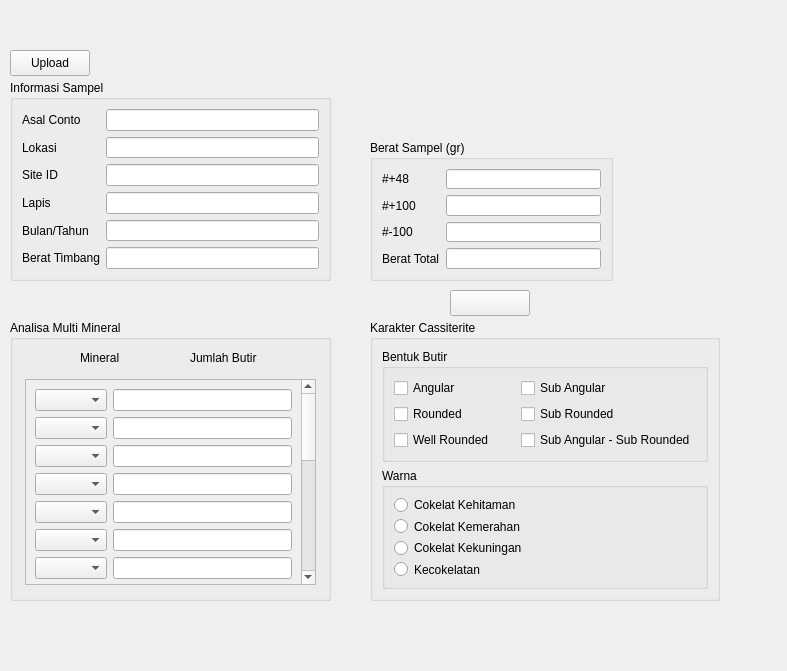
<?xml version="1.0" encoding="UTF-8"?>
<ui version="4.0">
 <class>FormGca3F</class>
 <widget class="QWidget" name="FormGca3F">
  <property name="geometry">
   <rect>
    <x>0</x>
    <y>0</y>
    <width>787</width>
    <height>671</height>
   </rect>
  </property>
  <property name="windowTitle">
   <string>Form GCA 3 Fraksi</string>
  </property>
  <property name="windowIcon">
   <iconset resource="Icons/right-arrow_664866.qrc">
    <normaloff>:/Main/home_1946488.png</normaloff>:/Main/home_1946488.png</iconset>
  </property>
  <widget class="QGroupBox" name="groupBox">
   <property name="geometry">
    <rect>
     <x>10</x>
     <y>80</y>
     <width>321</width>
     <height>201</height>
    </rect>
   </property>
   <property name="title">
    <string>Informasi Sampel</string>
   </property>
   <layout class="QFormLayout" name="formLayout">
    <item row="0" column="1">
     <widget class="QLineEdit" name="txtAsal"/>
    </item>
    <item row="1" column="0">
     <widget class="QLabel" name="label_2">
      <property name="text">
       <string>Lokasi</string>
      </property>
     </widget>
    </item>
    <item row="1" column="1">
     <widget class="QLineEdit" name="txtLok"/>
    </item>
    <item row="2" column="0">
     <widget class="QLabel" name="label_3">
      <property name="text">
       <string>Site ID</string>
      </property>
     </widget>
    </item>
    <item row="2" column="1">
     <widget class="QLineEdit" name="txtSiteID"/>
    </item>
    <item row="3" column="0">
     <widget class="QLabel" name="label_4">
      <property name="text">
       <string>Lapis</string>
      </property>
     </widget>
    </item>
    <item row="3" column="1">
     <widget class="QLineEdit" name="txtLapis"/>
    </item>
    <item row="4" column="0">
     <widget class="QLabel" name="label_5">
      <property name="text">
       <string>Bulan/Tahun</string>
      </property>
     </widget>
    </item>
    <item row="4" column="1">
     <widget class="QLineEdit" name="txtBulan"/>
    </item>
    <item row="5" column="0">
     <widget class="QLabel" name="label_6">
      <property name="text">
       <string>Berat Timbang</string>
      </property>
     </widget>
    </item>
    <item row="5" column="1">
     <widget class="QLineEdit" name="txtBrtTbg"/>
    </item>
    <item row="0" column="0">
     <widget class="QLabel" name="label">
      <property name="text">
       <string>Asal Conto</string>
      </property>
      <property name="alignment">
       <set>Qt::AlignLeading|Qt::AlignLeft|Qt::AlignVCenter</set>
      </property>
     </widget>
    </item>
   </layout>
  </widget>
  <widget class="QGroupBox" name="groupBox_2">
   <property name="geometry">
    <rect>
     <x>370</x>
     <y>140</y>
     <width>243</width>
     <height>141</height>
    </rect>
   </property>
   <property name="title">
    <string>Berat Sampel (gr)</string>
   </property>
   <layout class="QFormLayout" name="formLayout_2">
    <item row="0" column="0">
     <widget class="QLabel" name="label_7">
      <property name="text">
       <string>#+48</string>
      </property>
     </widget>
    </item>
    <item row="0" column="1">
     <widget class="QLineEdit" name="txtBrtP48"/>
    </item>
    <item row="1" column="0">
     <widget class="QLabel" name="label_8">
      <property name="text">
       <string>#+100</string>
      </property>
     </widget>
    </item>
    <item row="1" column="1">
     <widget class="QLineEdit" name="txtBrtP100"/>
    </item>
    <item row="2" column="0">
     <widget class="QLabel" name="label_9">
      <property name="text">
       <string>#-100</string>
      </property>
     </widget>
    </item>
    <item row="2" column="1">
     <widget class="QLineEdit" name="txtBrtM100"/>
    </item>
    <item row="3" column="0">
     <widget class="QLabel" name="label_10">
      <property name="text">
       <string>Berat Total</string>
      </property>
     </widget>
    </item>
    <item row="3" column="1">
     <widget class="QLineEdit" name="txtTotBrt"/>
    </item>
   </layout>
  </widget>
  <widget class="QPushButton" name="btnOk">
   <property name="geometry">
    <rect>
     <x>450</x>
     <y>290</y>
     <width>80</width>
     <height>26</height>
    </rect>
   </property>
   <property name="text">
    <string/>
   </property>
   <property name="icon">
    <iconset resource="Icons/right-arrow_664866.qrc">
     <normaloff>:/Button/right-arrow_664866.png</normaloff>:/Button/right-arrow_664866.png</iconset>
   </property>
  </widget>
  <widget class="QPushButton" name="btnUpload">
   <property name="geometry">
    <rect>
     <x>10</x>
     <y>50</y>
     <width>80</width>
     <height>26</height>
    </rect>
   </property>
   <property name="text">
    <string>Upload</string>
   </property>
  </widget>
  <widget class="QGroupBox" name="groupBox_3">
   <property name="geometry">
    <rect>
     <x>10</x>
     <y>320</y>
     <width>321</width>
     <height>281</height>
    </rect>
   </property>
   <property name="title">
    <string>Analisa Multi Mineral</string>
   </property>
   <widget class="QScrollArea" name="scrollArea">
    <property name="geometry">
     <rect>
      <x>15</x>
      <y>59</y>
      <width>291</width>
      <height>206</height>
     </rect>
    </property>
    <property name="widgetResizable">
     <bool>true</bool>
    </property>
    <widget class="QWidget" name="scrollAreaWidgetContents">
     <property name="geometry">
      <rect>
       <x>0</x>
       <y>-183</y>
       <width>274</width>
       <height>698</height>
      </rect>
     </property>
     <layout class="QFormLayout" name="formLayout_5">
      <item row="0" column="0">
       <widget class="QComboBox" name="cbM1"/>
      </item>
      <item row="0" column="1">
       <widget class="QLineEdit" name="leM01"/>
      </item>
      <item row="1" column="0">
       <widget class="QComboBox" name="cbM2"/>
      </item>
      <item row="1" column="1">
       <widget class="QLineEdit" name="leM02"/>
      </item>
      <item row="2" column="0">
       <widget class="QComboBox" name="cbM3"/>
      </item>
      <item row="2" column="1">
       <widget class="QLineEdit" name="leM03"/>
      </item>
      <item row="3" column="0">
       <widget class="QComboBox" name="cbM4"/>
      </item>
      <item row="3" column="1">
       <widget class="QLineEdit" name="leM04"/>
      </item>
      <item row="4" column="0">
       <widget class="QComboBox" name="cbM5"/>
      </item>
      <item row="4" column="1">
       <widget class="QLineEdit" name="leM05"/>
      </item>
      <item row="5" column="0">
       <widget class="QComboBox" name="cbM6"/>
      </item>
      <item row="5" column="1">
       <widget class="QLineEdit" name="leM06"/>
      </item>
      <item row="6" column="0">
       <widget class="QComboBox" name="cbM7"/>
      </item>
      <item row="6" column="1">
       <widget class="QLineEdit" name="leM07"/>
      </item>
      <item row="7" column="1">
       <widget class="QLineEdit" name="leM08"/>
      </item>
      <item row="7" column="0">
       <widget class="QComboBox" name="cbM8"/>
      </item>
      <item row="9" column="1">
       <widget class="QLineEdit" name="leM10"/>
      </item>
      <item row="9" column="0">
       <widget class="QComboBox" name="cbM10"/>
      </item>
      <item row="10" column="1">
       <widget class="QLineEdit" name="leM11"/>
      </item>
      <item row="10" column="0">
       <widget class="QComboBox" name="cbM11"/>
      </item>
      <item row="11" column="1">
       <widget class="QLineEdit" name="leM12"/>
      </item>
      <item row="12" column="1">
       <widget class="QLineEdit" name="leM13"/>
      </item>
      <item row="12" column="0">
       <widget class="QComboBox" name="cbM13"/>
      </item>
      <item row="11" column="0">
       <widget class="QComboBox" name="cbM12"/>
      </item>
      <item row="8" column="0">
       <widget class="QComboBox" name="cbM9"/>
      </item>
      <item row="8" column="1">
       <widget class="QLineEdit" name="leM09"/>
      </item>
      <item row="13" column="0">
       <widget class="QComboBox" name="cbM14"/>
      </item>
      <item row="13" column="1">
       <widget class="QLineEdit" name="leM14"/>
      </item>
      <item row="14" column="1">
       <widget class="QLineEdit" name="leM15"/>
      </item>
      <item row="14" column="0">
       <widget class="QComboBox" name="cbM15"/>
      </item>
      <item row="15" column="0">
       <widget class="QComboBox" name="cbM16"/>
      </item>
      <item row="15" column="1">
       <widget class="QLineEdit" name="leM16"/>
      </item>
      <item row="16" column="0">
       <widget class="QComboBox" name="cbM17"/>
      </item>
      <item row="16" column="1">
       <widget class="QLineEdit" name="leM17"/>
      </item>
      <item row="17" column="0">
       <widget class="QComboBox" name="cbM18"/>
      </item>
      <item row="17" column="1">
       <widget class="QLineEdit" name="leM18"/>
      </item>
      <item row="18" column="0">
       <widget class="QComboBox" name="cbM19"/>
      </item>
      <item row="18" column="1">
       <widget class="QLineEdit" name="leM19"/>
      </item>
     </layout>
    </widget>
   </widget>
   <widget class="QLabel" name="label_11">
    <property name="geometry">
     <rect>
      <x>70</x>
      <y>30</y>
      <width>44</width>
      <height>16</height>
     </rect>
    </property>
    <property name="text">
     <string>Mineral</string>
    </property>
   </widget>
   <widget class="QLabel" name="label_12">
    <property name="geometry">
     <rect>
      <x>180</x>
      <y>30</y>
      <width>75</width>
      <height>16</height>
     </rect>
    </property>
    <property name="text">
     <string>Jumlah Butir</string>
    </property>
   </widget>
  </widget>
  <widget class="QGroupBox" name="groupBox_4">
   <property name="geometry">
    <rect>
     <x>370</x>
     <y>320</y>
     <width>350</width>
     <height>281</height>
    </rect>
   </property>
   <property name="title">
    <string>Karakter Cassiterite</string>
   </property>
   <layout class="QVBoxLayout" name="verticalLayout">
    <item>
     <widget class="QGroupBox" name="groupBox_5">
      <property name="title">
       <string>Bentuk Butir</string>
      </property>
      <layout class="QGridLayout" name="gridLayout">
       <item row="2" column="1">
        <widget class="QCheckBox" name="cbSR">
         <property name="text">
          <string>Sub Rounded</string>
         </property>
        </widget>
       </item>
       <item row="1" column="1">
        <widget class="QCheckBox" name="cbSA">
         <property name="text">
          <string>Sub Angular</string>
         </property>
        </widget>
       </item>
       <item row="1" column="0">
        <widget class="QCheckBox" name="cbA">
         <property name="text">
          <string>Angular</string>
         </property>
        </widget>
       </item>
       <item row="2" column="0">
        <widget class="QCheckBox" name="cbR">
         <property name="text">
          <string>Rounded</string>
         </property>
        </widget>
       </item>
       <item row="3" column="0">
        <widget class="QCheckBox" name="cbWR">
         <property name="text">
          <string>Well Rounded</string>
         </property>
        </widget>
       </item>
       <item row="3" column="1">
        <widget class="QCheckBox" name="cbSASR">
         <property name="text">
          <string>Sub Angular - Sub Rounded</string>
         </property>
        </widget>
       </item>
      </layout>
     </widget>
    </item>
    <item>
     <widget class="QGroupBox" name="groupBox_6">
      <property name="title">
       <string>Warna</string>
      </property>
      <layout class="QVBoxLayout" name="verticalLayout_2">
       <item>
        <widget class="QRadioButton" name="rbCH">
         <property name="text">
          <string>Cokelat Kehitaman</string>
         </property>
        </widget>
       </item>
       <item>
        <widget class="QRadioButton" name="rbCM">
         <property name="text">
          <string>Cokelat Kemerahan</string>
         </property>
        </widget>
       </item>
       <item>
        <widget class="QRadioButton" name="rbCK">
         <property name="text">
          <string>Cokelat Kekuningan</string>
         </property>
        </widget>
       </item>
       <item>
        <widget class="QRadioButton" name="rbC">
         <property name="text">
          <string>Kecokelatan</string>
         </property>
        </widget>
       </item>
      </layout>
     </widget>
    </item>
   </layout>
  </widget>
 </widget>
 <resources>
  <include location="Icons/right-arrow_664866.qrc"/>
 </resources>
 <connections/>
</ui>
